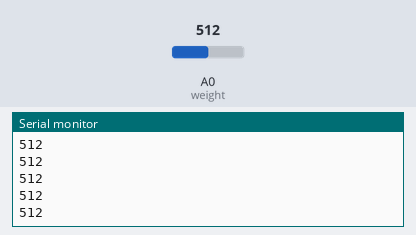
A sketch run on a simulated Arduino Uno, built with avr-gcc and run on an emulated ATmega328P. Parts: the last lines printed to the serial monitor. Inputs (shaded band) come from the test bench; at power-on: A0 (weight) = 512.

Above: at 1.2 s.
1.3 s: A0 (weight) set to 716
At 2.3 s:
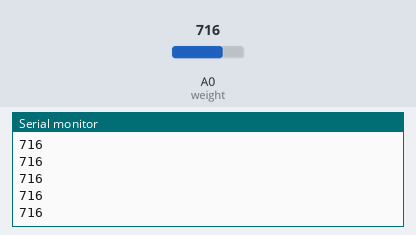
2.8 s: A0 (weight) set to 900
At 3.5 s:
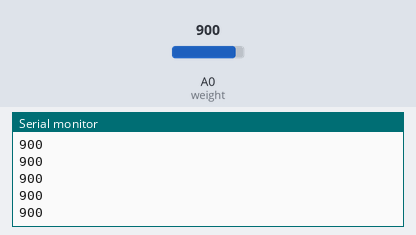
Timing chart, 0 to 5.8 s (numbered marks = the images above; inputs shaded):
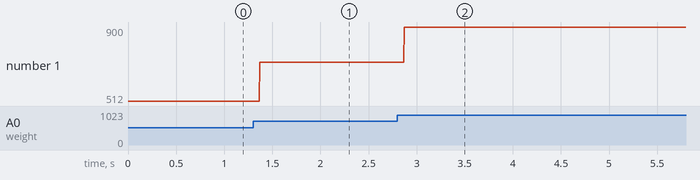

The sketch:

LoadSensor.ino
```cpp
int weight = A0;

void setup() {
  // put your setup code here, to run once:
  Serial.begin(9600);
}

void loop() {
  // put your main code here, to run repeatedly:
  Serial.println(analogRead(weight));

}
```

Measured:
- after the input at 1.3 s, the serial monitor: prints a new line after 0.07 s (image 1)
- after the input at 2.8 s, the serial monitor: prints a new line after 0.07 s (image 2)
- plotted number 1: 512 → 716 after the input at 1.3 s, 716 → 900 after the input at 2.8 s
